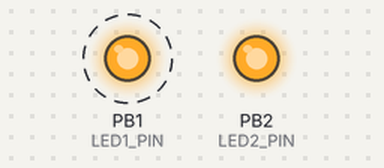
Bench run of a program on a simulated ATmega168, built with avr-gcc and emulated at 16 MHz. Shown: output pins drawn as LEDs (lit = HIGH). Dashed ring = blinking.

Above: at 0.2 s.
Timing chart, 0 to 3.0 s (numbered marks = the images above):
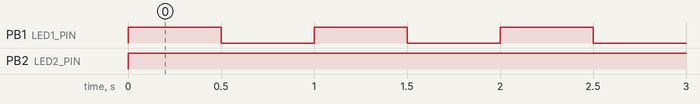

Measured:
- by itself, PB1 (LED1_PIN): alternates HIGH for 0.50 s and LOW for 0.50 s
- by itself, PB2 (LED2_PIN): LOW → HIGH at 0.00 s

The program:

main.c
```c
#define F_CPU 16000000

#include <avr/io.h>
#include <util/delay.h>

#include "setup.h"

#define LED1_ON()     LED_PORTx |=  (1 << LED1_PIN)
#define LED1_OFF()    LED_PORTx &= ~(1 << LED1_PIN)
#define LED1_TOGGLE() LED_PORTx ^=  (1 << LED1_PIN)

#define LED2_ON()     LED_PORTx |=  (1 << LED2_PIN)
#define LED2_OFF()    LED_PORTx &= ~(1 << LED2_PIN)
#define LED2_TOGGLE() LED_PORTx ^=  (1 << LED2_PIN)

int main() {
	setup();

	LED2_ON();
	for (;;) {
		LED1_TOGGLE();
		_delay_ms(500);
	}
}
```

setup.c
```c
#include <avr/io.h>
#include "setup.h"

void setup() {
	LED_DDRx |= (1 << LED1_PIN);
	LED_DDRx |= (1 << LED2_PIN);

	LED_PORTx &= ~(1 << LED1_PIN);
	LED_PORTx &= ~(1 << LED2_PIN);
}
```

setup.h
```c
#pragma once

#define LED_DDRx  DDRB
#define LED_PORTx PORTB
#define LED1_PIN  PB1
#define LED2_PIN  PB2

void setup();
```
